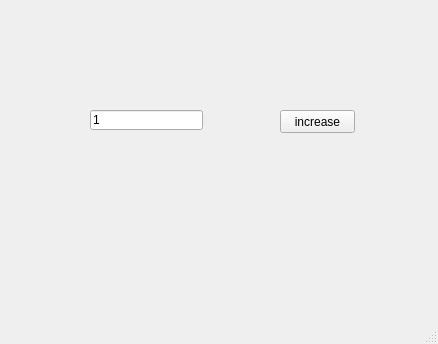
<?xml version="1.0" encoding="UTF-8"?>
<ui version="4.0">
 <class>MainWindow</class>
 <widget class="QMainWindow" name="MainWindow">
  <property name="geometry">
   <rect>
    <x>0</x>
    <y>0</y>
    <width>438</width>
    <height>344</height>
   </rect>
  </property>
  <property name="windowTitle">
   <string>MainWindow</string>
  </property>
  <widget class="QWidget" name="centralwidget">
   <widget class="QLineEdit" name="le">
    <property name="geometry">
     <rect>
      <x>90</x>
      <y>110</y>
      <width>113</width>
      <height>20</height>
     </rect>
    </property>
    <property name="text">
     <string>1</string>
    </property>
   </widget>
   <widget class="QPushButton" name="pb">
    <property name="geometry">
     <rect>
      <x>280</x>
      <y>110</y>
      <width>75</width>
      <height>23</height>
     </rect>
    </property>
    <property name="text">
     <string>increase</string>
    </property>
   </widget>
  </widget>
  <widget class="QMenuBar" name="menubar">
   <property name="geometry">
    <rect>
     <x>0</x>
     <y>0</y>
     <width>438</width>
     <height>21</height>
    </rect>
   </property>
  </widget>
  <widget class="QStatusBar" name="statusbar"/>
 </widget>
 <resources/>
 <connections/>
</ui>
